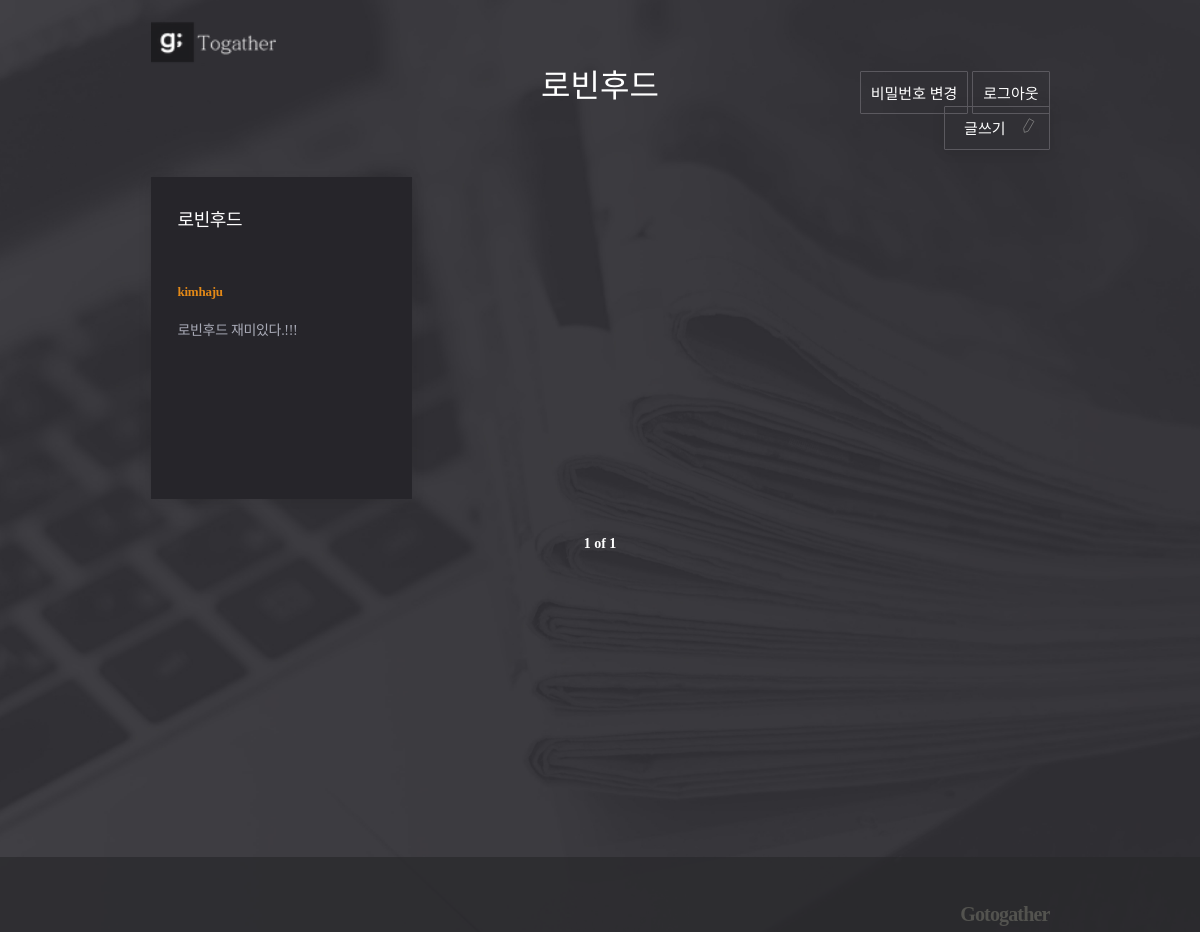
Page /classes/22/lesson/10/posts/ (signed in) on the committed database.
### posts/models.py (models this page shows, shortened)
class Lesson(models.Model):
  title = models.CharField(max_length=50)
  dt_created = models.DateTimeField(verbose_name="Date Created", auto_now_add=True)
  upclass = models.ForeignKey(Class, on_delete=CASCADE)

class Post(models.Model):
  title = models.CharField(max_length=50)
  content = models.TextField(validators=[
      MinLengthValidator(10, '너무 짧군요! 10자 이상 적어주세요.')
  ])
  image1 = models.ImageField(upload_to="post_pics", blank=True)
  image2 = models.ImageField(upload_to="post_pics", blank=True)
  image3 = models.ImageField(upload_to="post_pics", blank=True)
  dt_created = models.DateTimeField(verbose_name="Date Created", auto_now_add=True)
  uplesson = models.ForeignKey(Lesson, on_delete=CASCADE)
  author = models.ForeignKey(User, on_delete=DO_NOTHING)

class User(AbstractUser):
  pass

### posts/views.py (the view)
# urls.py: path('classes/<int:class_id>/lesson/<int:lesson_id>/posts/', views.PostListView.as_view(), name='post-list'),
class PostListView(ListView):
  model = Post, Lesson, Class
  template_name = "posts/post_list.html"
  ordering = ['-dt_created']
  context_object_name = "posts"
  paginate_by = 6
  lookup_url_kwarg = "class_id"
  pk_url_kwarg = "lesson_id"
  def get_queryset(self):
    lesson_id = self.kwargs.get("lesson_id")
    return Post.objects.filter(uplesson__id=lesson_id).order_by("-dt_created")
  def get_context_data(self, **kwargs):
    context = super().get_context_data(**kwargs)
    lesson_id = self.kwargs.get("lesson_id")
    class_id = self.kwargs.get("class_id")
    context["lesson"] = Lesson.objects.get(id=lesson_id)
    context["class"] = Class.objects.get(id=class_id)
    return context

### posts/templates/posts/post_list.html (shortened to what this page needs)
{% extends './base.html' %}
{% load static %}
{% block css %}
    <link rel="stylesheet" href="{% static 'posts/css/post_list.css' %}">
{% endblock css %}
{% block logo_text %}
    <div id="header">
        <div class="container">
            <h1 class="classtitle">{{lesson.title}}</h1>
        </div>
    </div>
{% endblock logo_text %}
{% block content %}
    <div class="btn_post btn_post_two">
      {% if user.is_authenticated %}
        <a href="{% url 'post-create' class.id lesson.id %}" class="post">글쓰기</a>
      {% else %}
        <a href="{% url 'commentary' %}">이용 안내</a>
      {% endif %}
    </div>
  {% if page_obj.object_list %}
    <div class="post_container">
      {% for post in page_obj.object_list %}
          <div class="post"><a href="{% url 'post-detail' class.id lesson.id post.id %}">
              <h2 class="title">{{post.title}}</h2>
              <p class="date">{{post.author}}</p>
              <p class="text">{{post.content|slice:":100"}}</p>
          </a></div>
      {% endfor %}
    </div>
    <div class="paginator">
      <span class="page">
        <p>{{page_obj.number}} of {{page_obj.paginator.num_pages}}</p>
      </span>
    </div>
  {% else %}
    <div class="blank">
      <p>보여줄 글이 없어요.<br>첫 글을 작성해보면 어떨까요?</p>
    </div>
  {% endif %}
{% endblock content %}

### posts/static/posts/css/post_list.css (style rules this page uses)
h1,h2,h3,a,ul,li { margin: 0; padding: 0; font-family : 'NanumMyeongjo'; font-weight: 200; list-style: none; text-decoration: none; outline: none; color: black; }
html { position: relative; min-height: 100%; margin: 0; }
body { min-height: 100%; margin: 0; padding: 0; background: url(../images/bg.jpg) no-repeat center top/cover; -webkit-font-smoothing: antialiased; -moz-osx-font-smoothing: auto; }
.container { width: 899px; margin: 0 auto; }
h1 { text-align: center; }
.btn_post { text-align: right; }
.btn_post a { display: inline-block; margin-bottom: 27px; padding: 10px; font-size: 15px; color: #fff; border: 1px solid #5b595f; border-radius: 1px; }
.btn_post_two .post { padding: 10px 43px 11px 19px; background: url(../images/pen.svg)no-repeat 75px 11px/16px; }
.post_container { display: grid; margin-bottom: 35px; grid-template-columns: repeat(3, minmax(0, 1fr)); grid-auto-rows: minmax(322px, auto); grid-column-gap: 58px; grid-row-gap: 35px; }
.post { background: #26252a; padding: 30px 29px 40px 27px; box-shadow: 0 2px 14px 0 rgba(0, 0, 0, 0.09); }
.post h2 { height: 54px; font-size: 18px; color: #fff; line-height: 1.5; letter-spacing: -0.42px; overflow: hidden; text-overflow: ellipsis; display: -webkit-box; -webkit-line-clamp: 2; -webkit-box-orient: vertical; word-wrap:break-word; }
.post .date { margin: 23px 0 17px; font-size: 13px; font-weight: bold; color: #e38917; letter-spacing: -0.25px; }
.post .text { font-size: 14px; color: #a9abb7; line-height: 2.07; letter-spacing: -0.32px; overflow: hidden; text-overflow: ellipsis; display: -webkit-box; -webkit-line-clamp: 5; -webkit-box-orient: vertical; word-wrap:break-word; }
.paginator { text-align: center; }
.paginator span { display: inline-block; }
.paginator span p { font-size: 14px; font-weight: bold; color: #fff; margin: 0 22px; }
.classtitle { color: rgb(255, 255, 255); }

### rows in the picture
Lesson: title "로빈후드"
Post: title "로빈후드", author "kimhaju", content "로빈후드 재미있다.!!!"

### other values in the picture
{{ page_obj.number }} "1"
{{ page_obj.paginator.num_pages }} "1"
